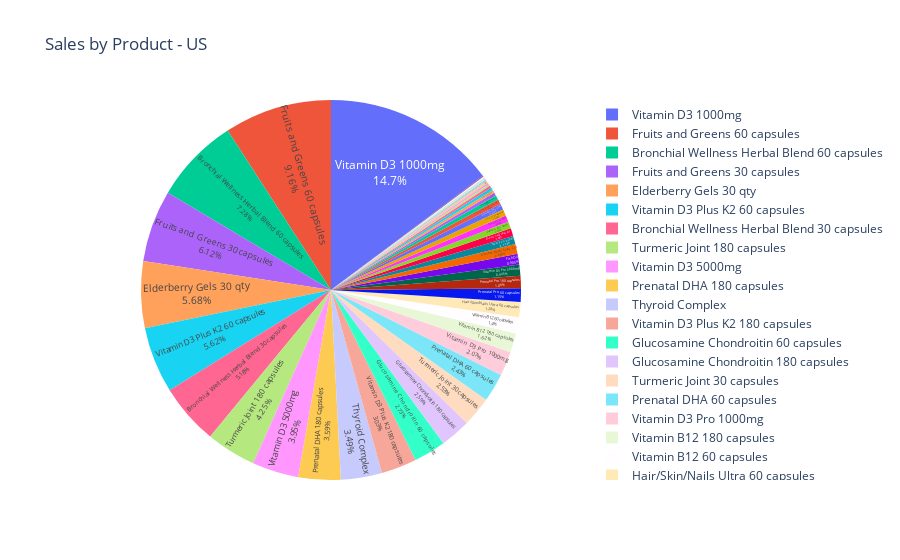

The notebook cell saved with this chart:
### Code cell
# Plotly pie chart - net sales by "product_title" column value
per_product_sales_fig = px.pie(per_product_sales, names="product_title", values="net_sales", title="Sales by Product - US",
        labels={"product_title" : 'Product Title', "net_sales" :'Sales in $'})
per_product_sales_fig.update_traces(textposition='inside', textinfo='percent+label')

per_product_sales_fig.show()

### Figure 1 — Plotly figure (JSON) as saved in the notebook; plotly's stock layout.template omitted (floating-point values rounded to 4 significant figures)
{"data": [{"domain": {"x": [0, 1], "y": [0, 1]}, "hovertemplate": "Product Title=%{label}<br>Sales in $=%{value}<extra></extra>", "labels": ["Allereze Nasal Spray 2oz", "Allereze Nasal Spray 4oz", "Amino Acid Complete", "Brain Boost", "Bronchial Wellness Herbal Blend 30 capsules", "Bronchial Wellness Herbal Blend 60 capsules", "Choline", "Co Q10 180 capsules", "Co Q10 30 capsules", "Co Q10 60 capsules", "DHEA", "Digestive Support Bundle", "Elderberry Gels 180 qty", "Elderberry Gels 30 qty", "Elderberry Gels 60 qty", "Evening Primrose Oil 2oz", "Evening Primrose Oil 4oz", "Fish Oil", "Fruits and Greens 180 capsules", "Fruits and Greens 30 capsules", "Fruits and Greens 60 capsules", "Glucosamine Chondroitin 180 capsules", "Glucosamine Chondroitin 60 capsules", "Glucosamine MSM", "Hair/Skin/Nails Ultra 180 capsules", "Hair/Skin/Nails Ultra 30 capsules", "Hair/Skin/Nails Ultra 60 capsules", "Immune Support", "Liquid Magnesium", "Magnesium 100mg", "Magnessium 200mg", "New you bundle", "Phosphatidylserine", "Prenatal DHA 180 capsules", "Prenatal DHA 60 capsules", "Prenatal Pro 180 capsules", "Prenatal Pro 60 capsules", "Pro DHA Memory 180 capsules", "Pro DHA Memory 30 capsules", "Pro DHA Memory 60 capsules", "ProOmega EPA/DHA  180 capsules", "ProOmega EPA/DHA 30 capsules", "ProOmega EPA/DHA 60 capsules", "Probiotic 1500", "Stress Management", "Thyroid Complex", "Turmeric Joint 180 capsules", "Turmeric Joint 30 capsules", "Vitamin B12 180 capsules", "Vitamin B12 30 capsules", "Vitamin B12 60 capsules", "Vitamin D3 1000mg", "Vitamin D3 5000mg", "Vitamin D3 Plus K2 180 capsules", "Vitamin D3 Plus K2 60 capsules", "Vitamin D3 Pro 1000mg", "Vitamin D3 Pro 5000mg", "Vitamin Tablet Organizer", "Zinc Glycinate", "Zinc Sinus Nose Spray", "Zinc Tablets 50 mg 120 count", "Zinc Tablets 50 mg 60 count"], "legendgroup": "", "name": "", "showlegend": true, "textinfo": "percent+label", "textposition": "inside", "type": "pie", "values": [65710.0, 51880.0, 3255.0, 2857.0, 403100.0, 567200.0, 5722.0, 14.55, 42680.0, 20970.0, 11970.0, 19640.0, 46370.0, 442100.0, 39510.0, 3739.0, 1825.0, 70480.0, 33370.0, 476400.0, 713000.0, 201600.0, 212900.0, 43830.0, 872.9, 29330.0, 99540.0, 4080.0, 249.5, 0, 0, 54820.0, 16660.0, 279900.0, 188900.0, 82380.0, 89190.0, 6605.0, 18480.0, 7467.0, 303.8, 46.48, 256.9, 1150.0, 6059.0, 271900.0, 331300.0, 197300.0, 126300.0, 12.5, 108800.0, 1147000.0, 307600.0, 235800.0, 437700.0, 161000.0, 73630.0, 1830.0, 3101.0, 2093.0, 4354.0, 11400.0]}], "layout": {"legend": {"tracegroupgap": 0}, "title": {"text": "Sales by Product - US"}}}
